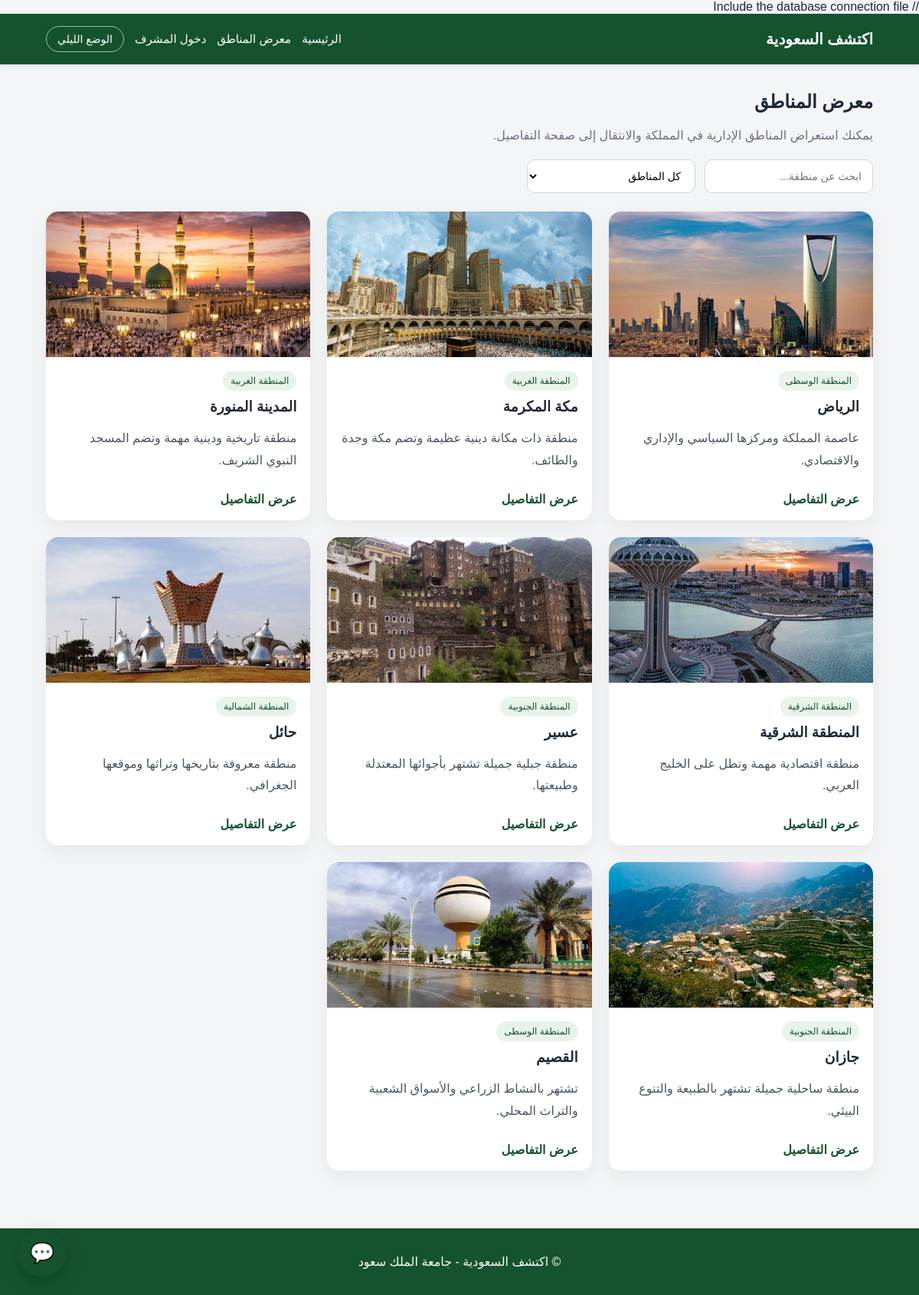
The page /regions.php on the database as committed earlier.
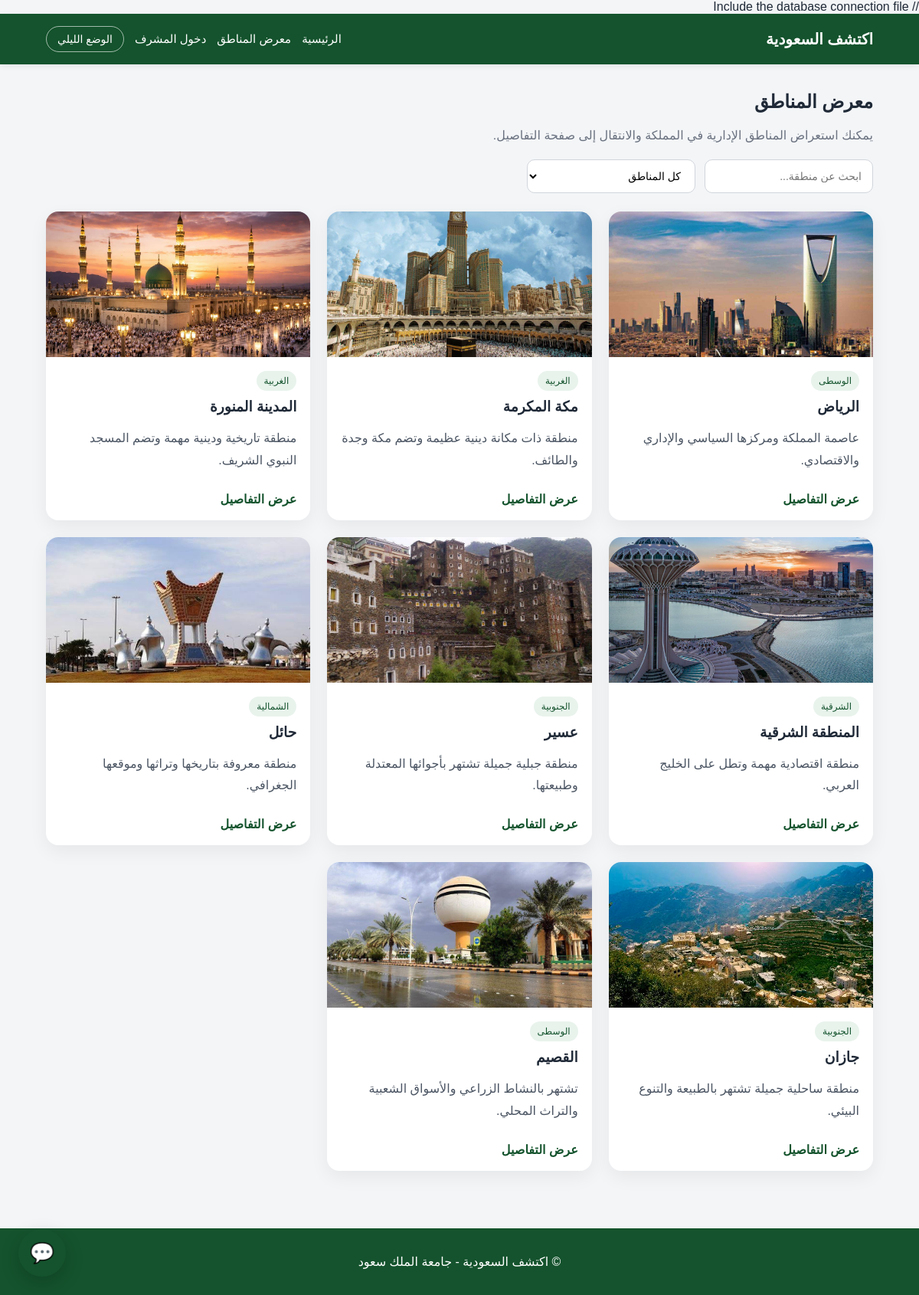
The same page on the database as committed later.
### tables this page shows
CREATE TABLE `regions` (
  `id` int(11) NOT NULL,
  `name` varchar(100) NOT NULL,
  `category` varchar(50) NOT NULL,
  `description` text NOT NULL,
  `info` text DEFAULT NULL,
  `landmarks` text DEFAULT NULL,
  `hero_image` varchar(255) DEFAULT NULL,
  `gallery_image1` varchar(255) DEFAULT NULL,
  `gallery_image2` varchar(255) DEFAULT NULL,
  `gallery_image3` varchar(255) DEFAULT NULL
);

### regions.php (the view, shortened to what this page needs)
<?php include 'database.php'; ?> // Include the database connection file
<!DOCTYPE html>
<html lang="ar" dir="rtl">
<head>
    <link rel="stylesheet" href="style.css">
</head>
<body>
    <header class="site-header">
        <div class="container nav-container">
            <div class="logo">اكتشف السعودية</div>
           <nav class="main-nav">
    <a href="index.php">الرئيسية</a>
    <a href="regions.php">معرض المناطق</a>
    <a href="admin/login.php">دخول المشرف</a>
    <button id="modeToggle" class="mode-btn" type="button">الوضع الليلي</button>
</nav>
        </div>
    </header>
    <main class="page">
        <div class="container">
            <section class="page-heading">
                <h1>معرض المناطق</h1>
                <p>يمكنك استعراض المناطق الإدارية في المملكة والانتقال إلى صفحة التفاصيل.</p>
            </section>
            <section class="filters-bar">
                <input type="text" id="searchInput" placeholder="ابحث عن منطقة...">
                <select id="regionFilter">
                    <option value="all">كل المناطق</option>
                </select>
            </section>
            <section class="regions-grid">
            <?php
            $result = mysqli_query($conn, "SELECT * FROM regions");
            while($row = mysqli_fetch_assoc($result)) {
            ?>
                <article class="region-card"
                         data-name="<?php echo $row['name']; ?>"
                         data-group="<?php echo $row['category']; ?>"
                         data-link="details.php?id=<?php echo $row['id']; ?>">
                    <img src="<?php echo $row['hero_image']; ?>" alt="<?php echo $row['name']; ?>">
                    <div class="region-content">
                        <span class="region-tag"><?php echo $row['category']; ?></span>
                        <h3><?php echo $row['name']; ?></h3>
                        <p><?php echo $row['description']; ?></p>
                        <a href="details.php?id=<?php echo $row['id']; ?>" class="details-link">عرض التفاصيل</a>
                    </div>
                </article>
            <?php } ?>
            </section>
        </div>
    </main>
    <footer class="site-footer">
        <p>© اكتشف السعودية - جامعة الملك سعود</p>
    </footer>
        <div class="chatbot-widget">
    <button class="chatbot-toggle" id="chatbotToggle">💬</button>
</div>
</body>
</html>

### style.css (style rules this page uses)
* { box-sizing: border-box; }
body { margin: 0; font-family: Arial, sans-serif; background-color: #f3f5f7; color: #1f2937; direction: rtl; transition: background-color 0.3s, color 0.3s; }
.container { width: 90%; max-width: 1100px; margin: auto; }
.site-header { background: #14532d; color: white; padding: 16px 0; box-shadow: 0 2px 8px rgba(0, 0, 0, 0.08); }
.nav-container { display: flex; justify-content: space-between; align-items: center; gap: 20px; flex-wrap: wrap; }
.logo { font-size: 20px; font-weight: bold; }
.main-nav { display: flex; align-items: center; gap: 14px; flex-wrap: wrap; }
.main-nav a { color: white; text-decoration: none; font-size: 15px; }
.mode-btn { background: transparent; color: white; border: 1px solid rgba(255, 255, 255, 0.6); padding: 8px 14px; border-radius: 999px; cursor: pointer; font-size: 14px; }
.page { padding: 35px 0; }
.intro-card h1, .welcome-card h2, .page-heading h1, .details-main h1 { margin-top: 0; }
.intro-card p, .welcome-card p, .feature-card p, .details-main p, .info-box p, .region-content p { line-height: 1.8; color: #4b5563; }
.page-heading { margin-bottom: 22px; }
.page-heading p { color: #6b7280; }
.filters-bar { display: flex; gap: 12px; flex-wrap: wrap; margin-bottom: 24px; }
.filters-bar input, .filters-bar select { padding: 12px 14px; border: 1px solid #d1d5db; border-radius: 10px; background: white; min-width: 220px; font-size: 14px; }
.regions-grid { display: grid; grid-template-columns: repeat(3, 1fr); gap: 22px; }
.region-card { background: white; border-radius: 16px; overflow: hidden; box-shadow: 0 8px 25px rgba(0, 0, 0, 0.06); transition: transform 0.3s ease, box-shadow 0.3s ease; cursor: pointer; }
.region-card img { width: 100%; height: 190px; object-fit: cover; display: block; transition: transform 0.4s ease; }
.region-content { padding: 18px; transition: transform 0.3s ease; }
.region-content h3 { margin: 10px 0 8px; }
.region-tag { display: inline-block; font-size: 12px; background: #e8f3ec; color: #14532d; padding: 6px 10px; border-radius: 999px; }
.details-link { display: inline-block; margin-top: 10px; color: #14532d; text-decoration: none; font-weight: bold; }
.site-footer { text-align: center; padding: 18px; background: #14532d; color: white; margin-top: 40px; }
.region-card { cursor: pointer; }
.chatbot-widget { position: fixed; bottom: 24px; left: 24px; z-index: 9999; font-family: inherit; }
.chatbot-toggle { width: 62px; height: 62px; border-radius: 50%; border: none; background: #14532d; color: white; font-size: 26px; cursor: pointer; box-shadow: 0 8px 25px rgba(0, 0, 0, 0.18); }

Rows that differ between the two databases and show on the page:
changed regions "الرياض": category "المنطقة الوسطى" → "الوسطى"
changed regions "مكة المكرمة": category "المنطقة الغربية" → "الغربية"
changed regions "المدينة المنورة": category "المنطقة الغربية" → "الغربية"
changed regions "المنطقة الشرقية": category "المنطقة الشرقية" → "الشرقية"
changed regions "عسير": category "المنطقة الجنوبية" → "الجنوبية"
changed regions "حائل": category "المنطقة الشمالية" → "الشمالية"
changed regions "جازان": category "المنطقة الجنوبية" → "الجنوبية"
changed regions "القصيم": category "المنطقة الوسطى" → "الوسطى"
